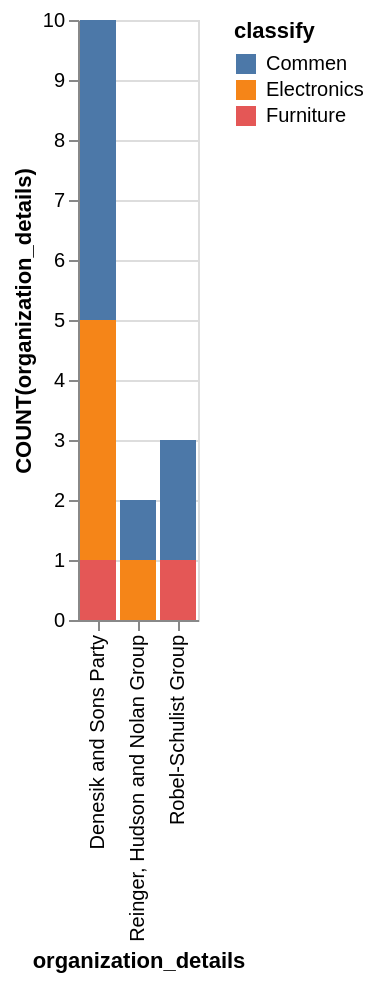

Vega-Lite specification for this chart:
### Vega-Lite specification from a JSON file in a GitHub repository (floating-point values rounded to 4 significant figures)
{"data": {"values": [{"x_data": "Denesik and Sons Party", "y_data": 5, "classify": "Commen"}, {"x_data": "Reinger, Hudson and Nolan Group", "y_data": 1, "classify": "Commen"}, {"x_data": "Robel-Schulist Group", "y_data": 2, "classify": "Commen"}, {"x_data": "Denesik and Sons Party", "y_data": 4, "classify": "Electronics"}, {"x_data": "Reinger, Hudson and Nolan Group", "y_data": 1, "classify": "Electronics"}, {"x_data": "Robel-Schulist Group", "y_data": 0, "classify": "Electronics"}, {"x_data": "Denesik and Sons Party", "y_data": 1, "classify": "Furniture"}, {"x_data": "Reinger, Hudson and Nolan Group", "y_data": 0, "classify": "Furniture"}, {"x_data": "Robel-Schulist Group", "y_data": 1, "classify": "Furniture"}]}, "mark": "bar", "encoding": {"x": {"field": "x_data", "type": "nominal", "title": "organization_details", "sort": "ascending"}, "y": {"field": "y_data", "type": "quantitative", "title": "COUNT(organization_details)"}, "color": {"field": "classify"}}}
